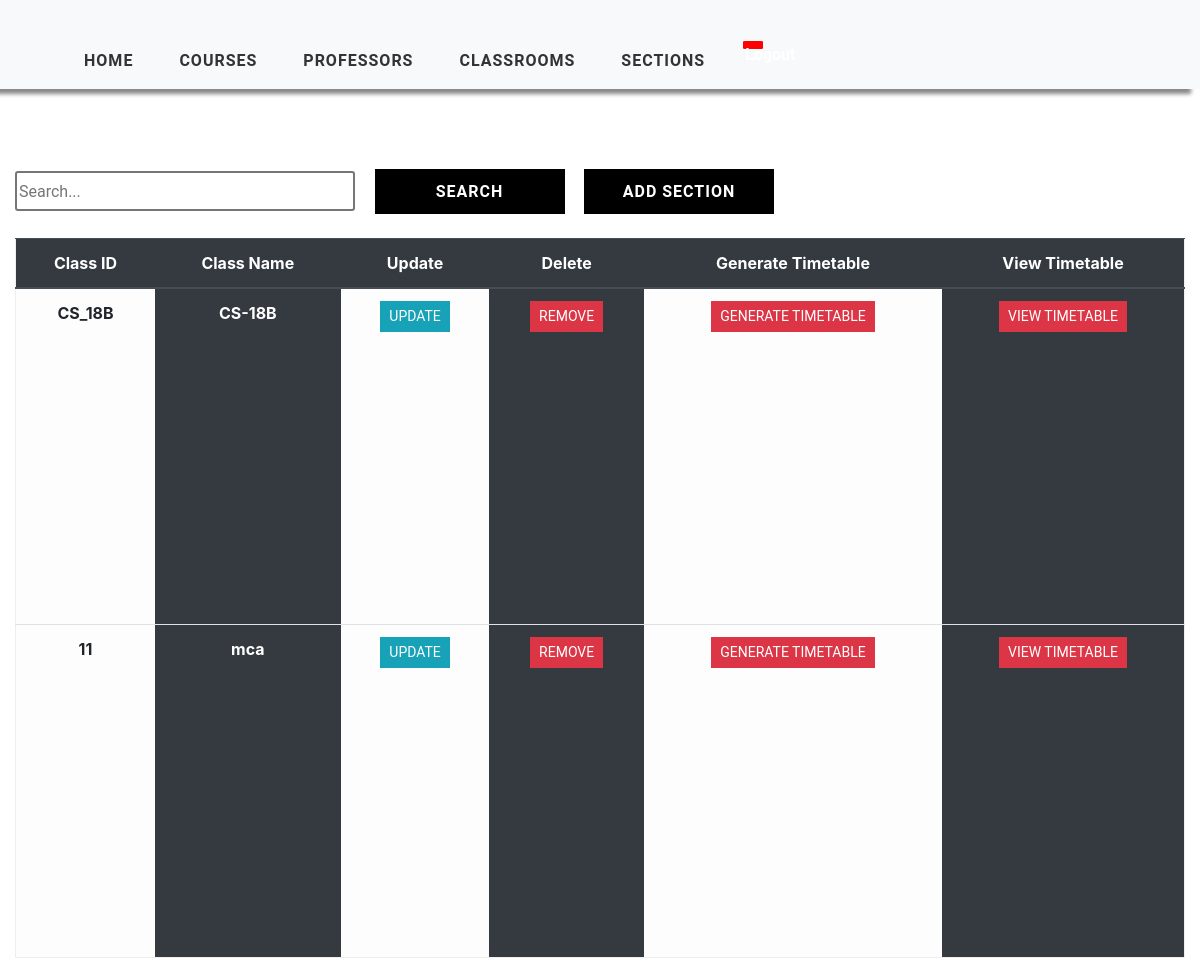
Page /class-view/ (signed in) on the earlier database version.
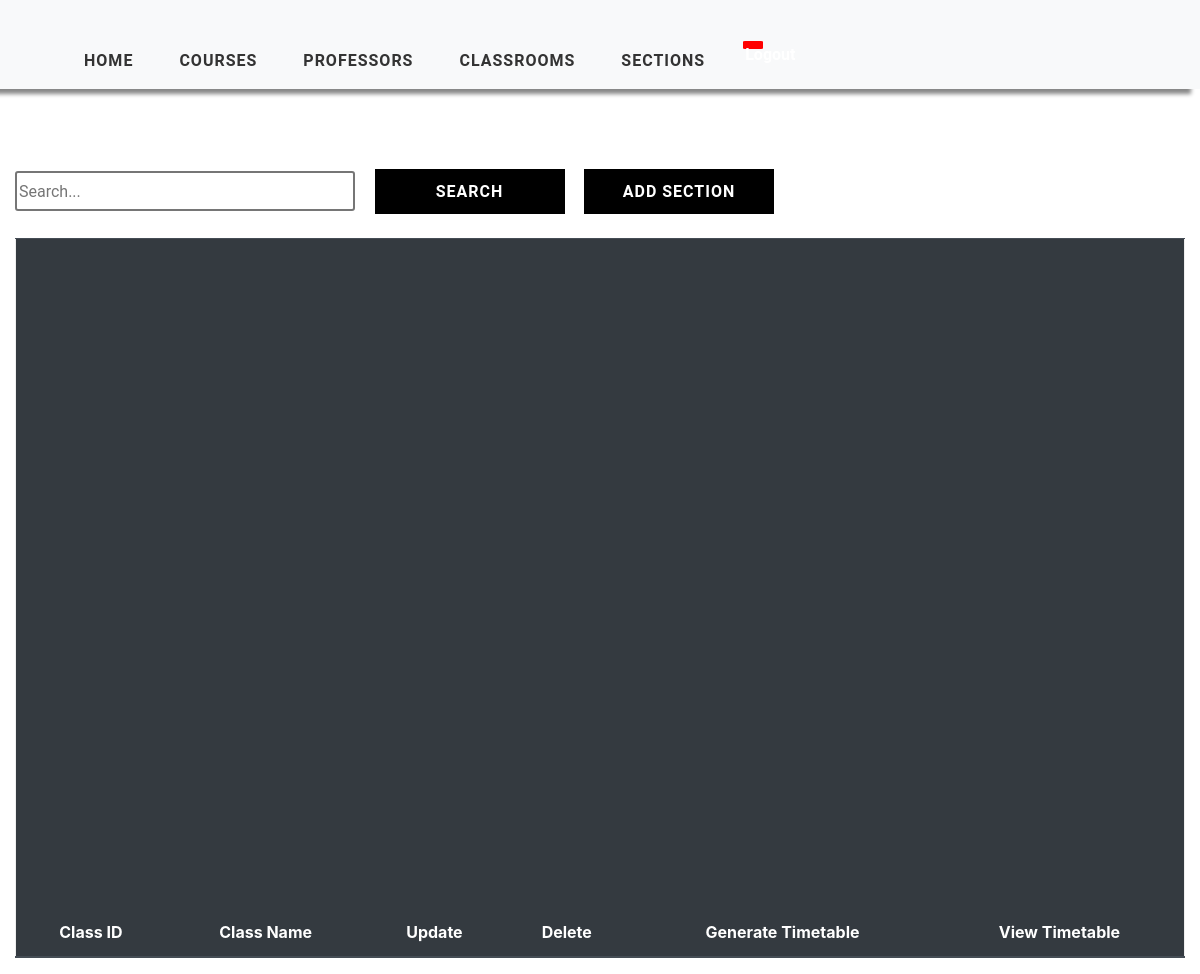
Same page on the later database version.
### timetableapp/models.py (models this page shows, shortened)
class Class(models.Model):
    WEEK_DAY = (
    ('Monday', 'Monday'),
    ('Tuesday', 'Tuesday'),
    ('Wednesday', 'Wednesday'),
    ('Thursday', 'Thursday'),
    ('Friday', 'Friday'),
    ('Saturday', 'Saturday'),
    ('Sunday', 'Sunday')
    )
    class_id = models.CharField(max_length=2000, primary_key=True)
    class_name = models.CharField(max_length=2000, null=True)
    week_day = MultiSelectField(max_length=2000, choices=WEEK_DAY, max_choices=7)
    start_time = models.PositiveIntegerField(null=True)
    end_time = models.PositiveIntegerField(null=True)

### timetableapp/views.py (the view)
# urls.py: path('class-view/', views.ClassTable, name='class_view'),
@login_required(login_url='login')
def ClassTable(request):
    sections = Class.objects.all()
    context = {'sections': sections}
    return render(request, 'timetableapp/ClassTable.html', context)

### timetableapp/templates/timetableapp/ClassTable.html (shortened to what this page needs)
{% extends 'timetableapp/main.html' %}
{% load static %}
{% block content %}
    <div class="container-fluid">
    <div class="search">
        <input type="text" class="searchbox" placeholder="Search...">
        <input type="submit" value="Search" class="searchButton">
        <a href="{% url 'add-class' %}"><button class="searchButton">Add Section </button></a>
    </div>
	<div class="table-responsive-lg">
        <table class="table ">
            <thead class="thead-dark">
			<tr>
                <div class="header__item filter__link" >
                   <th scope="col" class="text-center">Class ID</th>
                </div>
                <div class="header__item filter__link">
                  <th class="text-center" scope="col">Class Name</th>
                </div>
                <div class="header__item filter__link">
                    <th class="text-center" scope="col"> Update</th>
                </div>
                <div class="header__item filter__link">
                     <th class="text-center" scope="col">Delete</th>
                </div>
                <div class="header__item filter__link">
                    <th class="text-center" scope="col">Generate Timetable</th>
                </div>
                <div class="header__item filter__link">
                    <th class="text-center" scope="col">View Timetable</th>
                </div>
			</tr>
            </thead>
                {% for section in sections %}
				    <tr>
                        <th scope="row" class="table-light text-center">{{ section.class_id }}</th>
						<th scope="row" class="table-dark text-center"  >{{ section.class_name }}</th>
                        <th scope="row" class="table-light text-center"> <a href="{% url 'update-classview' section.class_id %}" class="btn btn-sm btn-info">Update</a></th>
                        <th scope="row" class="table-dark text-center"> <a href="{% url 'delete-class' section.class_id %}" class="btn btn-sm btn-danger" >Remove</a></th>
                        <th scope="row" class="table-light text-center"> <a href="{% url 'generate-timetable' section.class_id %}" class="btn btn-sm btn-danger" >Generate Timetable</a></th>
                        <th scope="row" class="table-dark text-center"> <a href="{% url 'timetable' section.class_id %}" class="btn btn-sm btn-danger" >View Timetable</a></th>
					</tr>
                {% endfor %}
        </table>
</div>
    </div>
{% endblock %}

Differences in the rows shown:
removed Class: class_id "CS_18B", class_name "CS-18B"
removed Class: class_id "11", class_name "mca"
